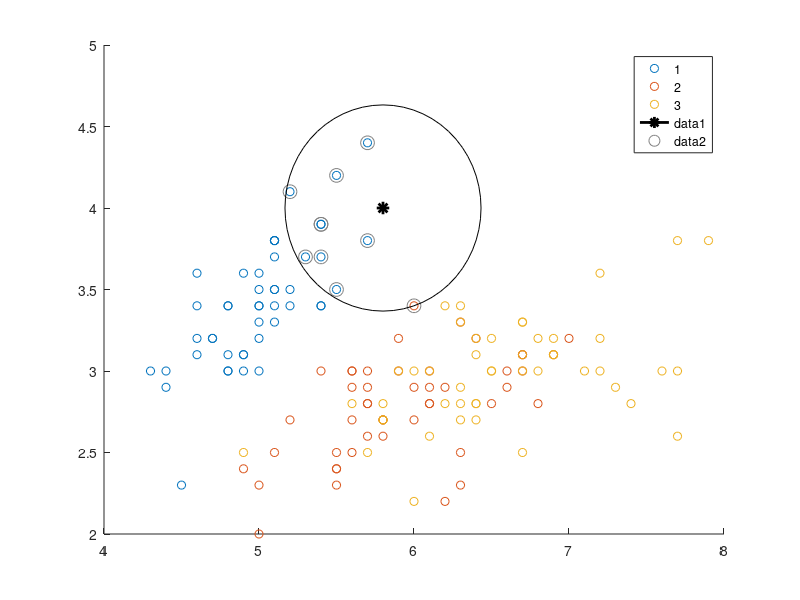

Reproduce this figure in MATLAB. (Note: this script raises an error after producing the figure.)
load iris;

% Get all the data into a variable after loading the iris data set
X = vertcat(setosa(:,:), versicolor(:,:),virginica(:,:));
% Generate possible combination
% 1 2, 1 3, 1 4, 2 3, 2 4 , 3 4
attributes = nchoosek(1:4,2);

% There are 6 possibles combinaion
for i = 1:6
    figure;
    tempData = X;
    % Get the index of the test observations
    indexToDrawSetosa = randsample(1:50,3);
    indexToDrawVersicolor = randsample(51:100,3);
    indexToDrawVirginica = randsample(101:150,3);
    % Get the list of index to exclude from the training set
    indexToExclude = horzcat(indexToDrawSetosa,indexToDrawVersicolor,indexToDrawVirginica);
    tempData(indexToExclude,:) = [];
    
    
    
    % This is the training set
    x_sepal = horzcat(tempData(:,attributes(i,1)),tempData(:,attributes(i,2)));
    % Getting the tag
    % 1 is setosa, 2 is versicolor, 3 is virginica
    species = ones(150,1);
    species(1:50,1) = 1;
    species(51:100,1) = 2;
    species(101:150) = 3;
    % Get the tag and exclude the test observations
    species(indexToExclude,:) = [];
    
    % Plot all the flowers by their attributes and group them together 
    % This only consists of 141 observations since 9 were excluded 
    gscatter(x_sepal(:,1), x_sepal(:,2), species); 

    legend('Location','best');
    
    % Get the original data to get the test observations
    tempData = X;
    % Only get the test observations and their corresponding features
    new_observation = tempData(indexToExclude,[attributes(i,1) attributes(i,2)]); 
    tag = ones(150,1);
    tag(1:50,1) = 1;
    tag(51:100,1) = 2;
    tag(101:150) = 3;
    % Get the tag of the test observation
    tag = tag(indexToExclude,1);
    
   
 
    
    
    % Plot each test observation. Circle them
    for j = 1:length(new_observation)
        % Use KNN to find 10 neighbors
        % Note that we only use 1 test observations at a time
        [n, d] = knnsearch(x_sepal, new_observation(j,:), 'k', 10, 'distance', 'euclidean');
        % Mark the test observation
        line(new_observation(j,1),new_observation(j,2),'marker','*','color','k','markersize',9,'linewidth',2);
        % Mark the surrounding training observations
        line(x_sepal(n,1), x_sepal(n,2),'color',[.5 .5 .5],'marker','o','linestyle','none','markersize',10); 

        
        x_sepal(n, :);
        value = species(n); 
        

        % Percentage that they belong to this species ?

        result = tabulate(transpose(value))
        [m,i] = max(result(:,3));
        
        if (i == tag(j,1))
            disp('Correct Classification with the highest percentage')
        else
            disp('Incorrect Classification compared to the actual tag of the test observation')
            calculate = result(i,1);
            actual = tag(j,1);
            display = strcat('Calculated Result ', num2str(calculate),' While the actual result ', num2str(actual))
            
           
        end

        ctr = new_observation(j,:) - d(end); 

        diameter = 2*d(end); 

        % Draw a circle around the 10 nearest neighbors. 

        h = rectangle('position',[ctr,diameter,diameter],'curvature',[1 1]); 

        h.LineStyle = ':'; 

        hold off;
    end
end
